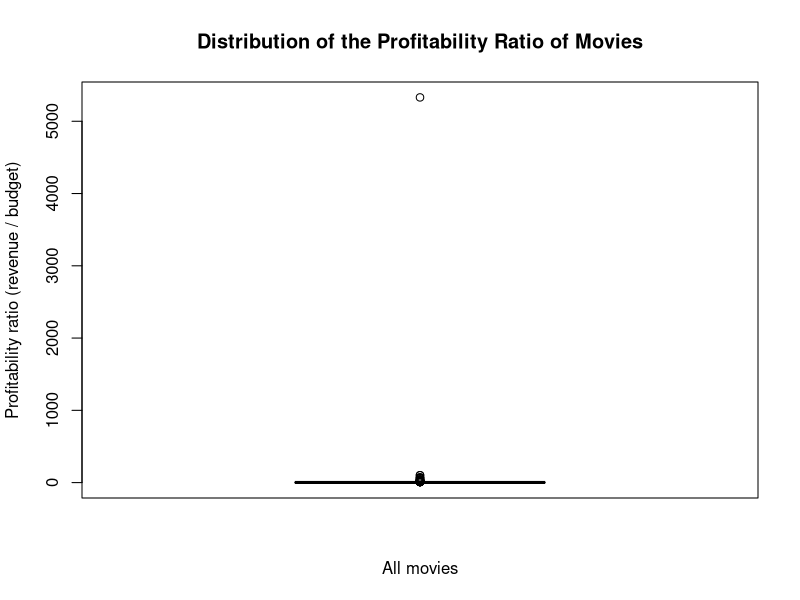
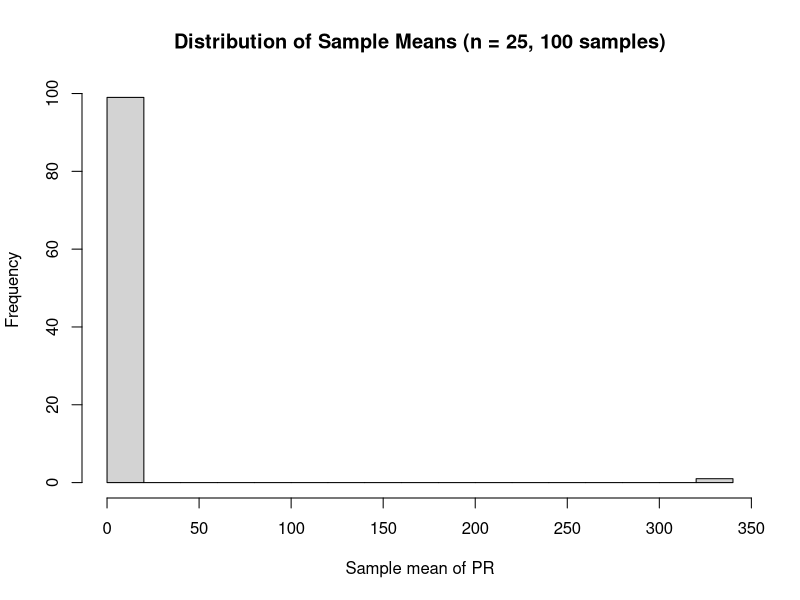
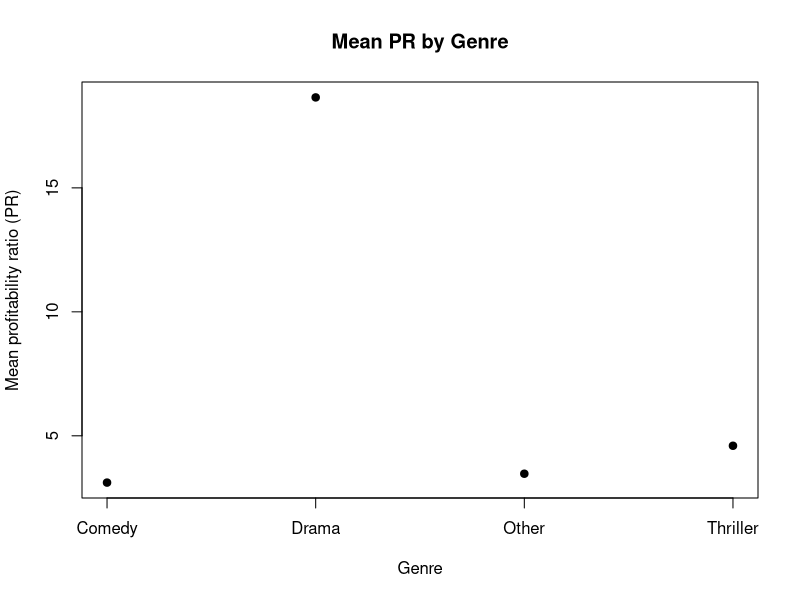
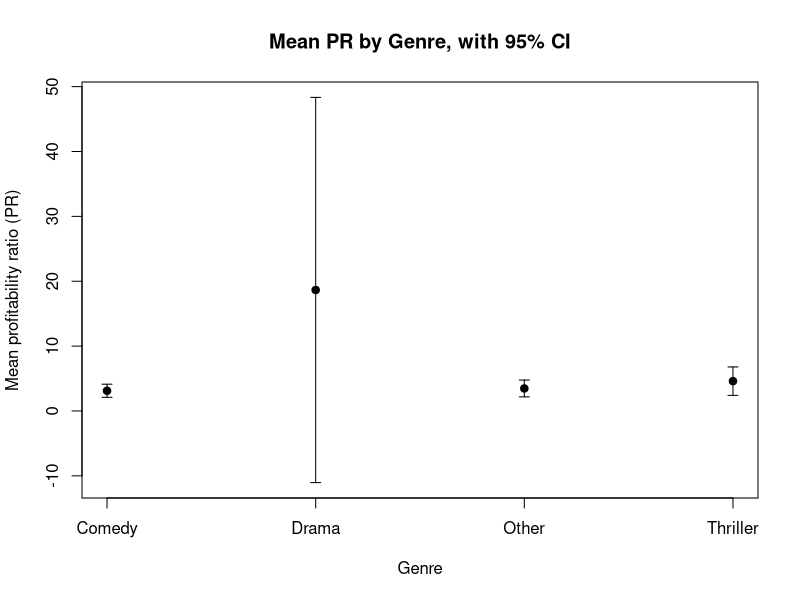
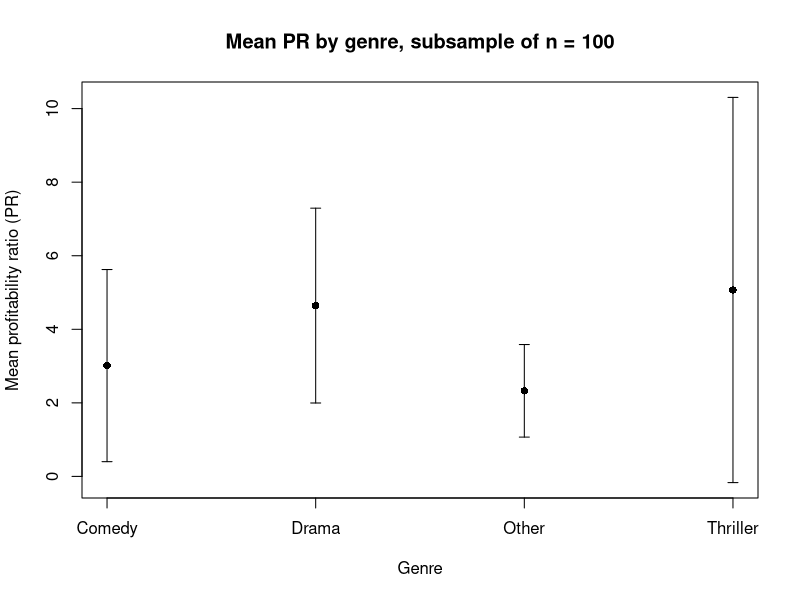
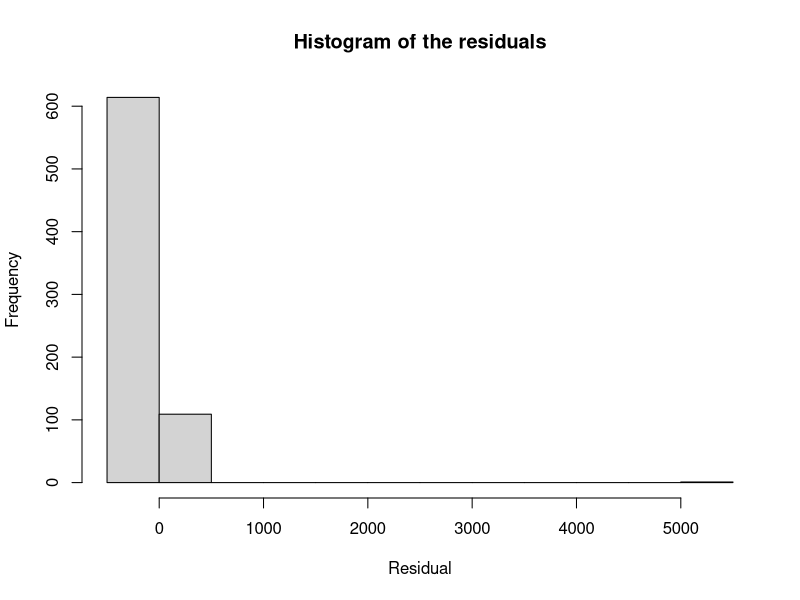
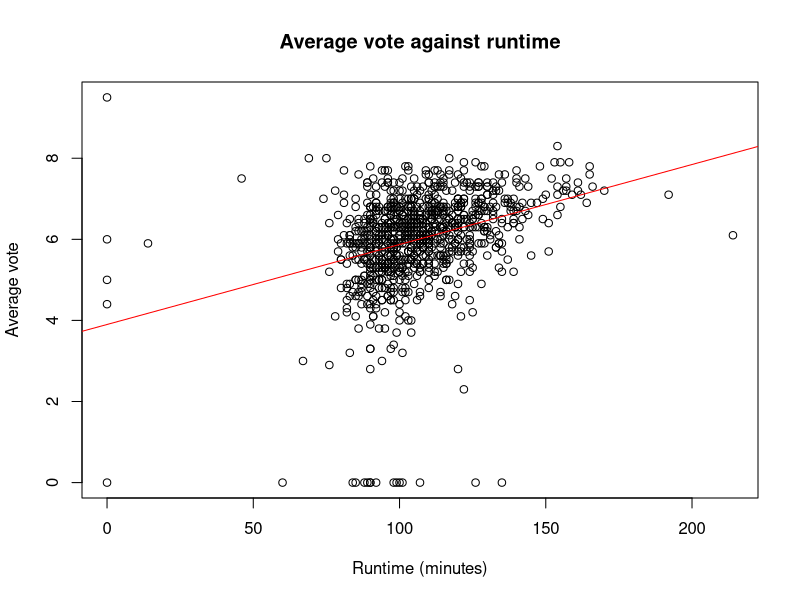
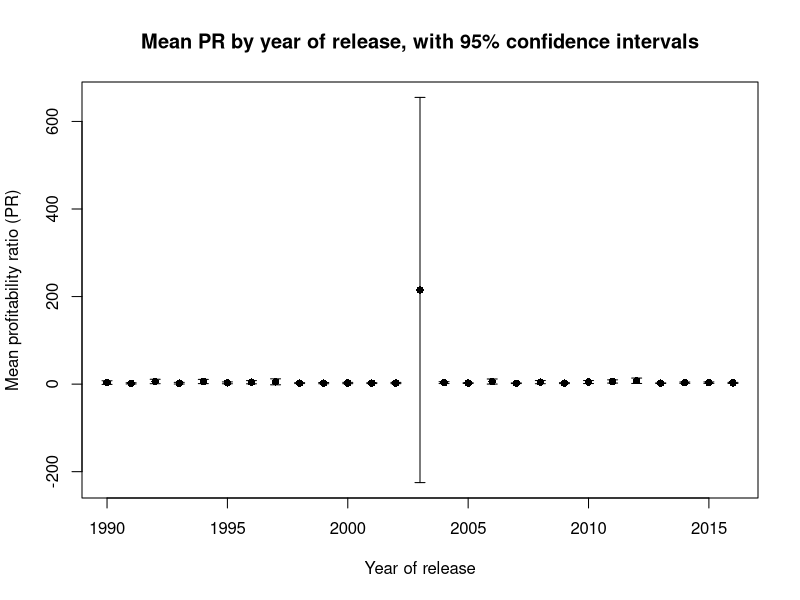

Recreate these plots in R, in order.
## ---- chunk 1
knitr::opts_chunk$set(echo = TRUE)
## ---- chunk 2
movies <- read.delim("movies5.csv")   
dim(movies)                           # 909 observations, 19 variables
length(unique(movies$index))          # 909 distinct movies = subjects
## ---- chunk 3
sapply(movies, class)
str(movies$genre)
## ---- chunk 4
movies$PR <- movies$revenue / movies$budget
mean(movies$PR, na.rm = TRUE)    # Inf
median(movies$PR, na.rm = TRUE)  # 1.85
max(movies$PR, na.rm = TRUE)     # Inf
min(movies$PR, na.rm = TRUE)     # 0

## ---- chunk 5

sum(movies$budget == 0 & movies$revenue > 0)

## ---- chunk 6

sum(movies$budget == 0 & movies$revenue == 0)   # the amount of movies which get NA
## ---- chunk 7
movies$PR[is.infinite(movies$PR)] <- NA
mean(movies$PR, na.rm = TRUE)     # 10.96897
median(movies$PR, na.rm = TRUE)   # 1.750424
max(movies$PR, na.rm = TRUE)      # 5330.339
min(movies$PR, na.rm = TRUE)      # 0


## ---- chunk 8

mean(movies$PR >= 1, na.rm = TRUE)   # 0.6395
sum(movies$PR >= 1, na.rm = TRUE)    # 463

## ---- chunk 9
boxplot(movies$PR,
        main = "Distribution of the Profitability Ratio of Movies",
        xlab = "All movies",
        ylab = "Profitability ratio (revenue / budget)")
summary(movies$PR)


## ---- chunk 10
table(movies$director_gender, useNA = "ifany")
mean(movies$director_gender == "male", na.rm = TRUE)     # 0.9049
mean(movies$director_gender == "female", na.rm = TRUE)   # 0.0951

## ---- chunk 11
pnorm(120, mean = 107, sd = 22) - pnorm(90, mean = 107, sd = 22)

## ---- chunk 12
mean(movies$runtime >= 90 & movies$runtime <= 120) 
sd(movies$runtime)

## ---- chunk 13
notmale <- movies[movies$director_gender == "female" & !is.na(movies$director_gender), ]
p_d <- mean(notmale$runtime >= 120, na.rm = TRUE)
p_d

## ---- chunk 14
mean(movies$PR, na.rm = TRUE)

## ---- chunk 15
set.seed(123)
movies_sample <- movies[sample(nrow(movies), 25), ]
mean(movies_sample$PR, na.rm = TRUE)

## ---- chunk 16
set.seed(123)
sample_means <- numeric(100)
for (i in 1:100) {
  s <- movies[sample(nrow(movies), 25), ]
  sample_means[i] <- mean(s$PR, na.rm = TRUE)
}
sample_means

## ---- chunk 17
summary(sample_means)
sd(sample_means)
hist(sample_means,
     main = "Distribution of Sample Means (n = 25, 100 samples)",
     xlab = "Sample mean of PR",
     breaks = 20)

## ---- chunk 18
thriller <- movies [movies$genre == "Thriller" & !is.na(movies$genre), ]
t.test(thriller$vote_average, conf.level = 0.99)


## ---- chunk 19

t.test(thriller$vote_average, mu = 6.5, alternative = "less")
qt(0.05, df = 126)   # critical value, -1.657

## ---- chunk 20
table(movies$first_actor_gender)


## ---- chunk 21
prop.test(649, 872, p=0.5) 


## ---- chunk 22
var(movies$PR[movies$first_actor_gender == "male"], na.rm = TRUE)
var(movies$PR[movies$first_actor_gender == "female"], na.rm = TRUE)

## ---- chunk 23
s2_f <- var(movies$PR[movies$first_actor_gender == "female"], na.rm = TRUE)
n_f  <- sum(!is.na(movies$PR[movies$first_actor_gender == "female"]))
chi  <- (n_f - 1) * s2_f / 69.36
chi                                   
qchisq(c(0.025, 0.975), df = n_f - 1)      
2 * (1 - pchisq(chi, df = n_f - 1)) 


## ---- chunk 24
top3 <- names(sort(table(movies$genre), decreasing = TRUE))[1:3]
movies$genre2 <- ifelse(movies$genre %in% top3, movies$genre, "Other")
table(movies$genre2)
## ---- chunk 25
means <- aggregate(PR ~ genre2, data = movies, FUN = mean, na.rm = TRUE)
means

plot(1:nrow(means), means$PR, xaxt = "n",
     xlab = "Genre", ylab = "Mean profitability ratio (PR)",
     main = "Mean PR by Genre",
     pch = 19)
axis(1, at = 1:nrow(means), labels = means$genre2)
## ---- chunk 26
genres <- sort(unique(movies$genre2))
means <- tapply(movies$PR, movies$genre2, mean, na.rm = TRUE)

ci <- sapply(genres, function(g) {
  x <- movies$PR[movies$genre2 == g]
  x <- x[!is.na(x)]
  qt(0.975, length(x) - 1) * sd(x) / sqrt(length(x))
})

plot(1:4, means, xaxt = "n", pch = 19,
     ylim = c(min(means - ci), max(means + ci)),
     xlab = "Genre", ylab = "Mean profitability ratio (PR)",
     main = "Mean PR by Genre, with 95% CI")
axis(1, at = 1:4, labels = genres)
arrows(1:4, means - ci, 1:4, means + ci, angle = 90, code = 3, length = 0.05)
## ---- chunk 27
set.seed(1)
movies_sub100 <- movies[sample(nrow(movies), 100), ]

genres_sub <- sort(unique(movies_sub100$genre2))
means_sub <- tapply(movies_sub100$PR, movies_sub100$genre2, mean, na.rm = TRUE)

ci_sub <- sapply(genres_sub, function(g) {
  x <- movies_sub100$PR[movies_sub100$genre2 == g]
  x <- x[!is.na(x)]
  qt(0.975, length(x) - 1) * sd(x) / sqrt(length(x))
})

plot(1:length(genres_sub), means_sub, xaxt = "n", pch = 16,
     ylim = c(min(means_sub - ci_sub), max(means_sub + ci_sub)),
     main = "Mean PR by genre, subsample of n = 100",
     xlab = "Genre",
     ylab = "Mean profitability ratio (PR)")

axis(1, at = 1:length(genres_sub), labels = genres_sub)
arrows(1:length(genres_sub), means_sub - ci_sub,
       1:length(genres_sub), means_sub + ci_sub,
       angle = 90, code = 3, length = 0.05)

means_sub
ci_sub
## ---- chunk 28
model <- lm(PR ~ budget, data = movies)
summary(model)

## ---- chunk 29
coef(model)
coef(model)[2] * 1000000   # effect of a 1 million increase in budget

## ---- chunk 30
summary(model)$coefficients 

## ---- chunk 31


## ---- chunk 32
hist(resid(model),
     main = "Histogram of the residuals",
     xlab = "Residual",
     ylab = "Frequency")

## ---- chunk 33
h <- hatvalues(model)
crit <- 2 * 2 / length(h)   # 2(k+1)/n with k = 1
crit
sum(h > crit)
max(h)

## ---- chunk 34
movies_sub <- movies[!is.na(movies$PR) & !is.na(movies$budget), ]
movies_sub <- movies_sub[hatvalues(model) <= crit, ]

model2 <- lm(PR ~ budget, data = movies_sub)
summary(model2)

## ---- chunk 35
model3 <- lm(vote_average ~ runtime, data = movies)

plot(movies$runtime, movies$vote_average,
     main = "Average vote against runtime",
     xlab = "Runtime (minutes)",
     ylab = "Average vote")
abline(model3, col = "red")

summary(model3)

## ---- chunk 36
movies$pred_vote <- predict(model3, newdata = movies)
movies$res_vote  <- movies$vote_average - movies$pred_vote

head(movies[order(-movies$res_vote), c("title", "runtime", "vote_average", "pred_vote", "res_vote")], 5)

## ---- chunk 37
years <- sort(unique(movies$release_year))

means_yr <- tapply(movies$PR, movies$release_year, mean, na.rm = TRUE)

ci_yr <- sapply(years, function(y) {
  x <- movies$PR[movies$release_year == y]
  x <- x[!is.na(x)]
  qt(0.975, length(x) - 1) * sd(x) / sqrt(length(x))
})

plot(years, means_yr, pch = 16,
     ylim = c(min(means_yr - ci_yr), max(means_yr + ci_yr)),
     main = "Mean PR by year of release, with 95% confidence intervals",
     xlab = "Year of release",
     ylab = "Mean profitability ratio (PR)")
arrows(years, means_yr - ci_yr, years, means_yr + ci_yr,
       angle = 90, code = 3, length = 0.05)

## ---- chunk 38
model_b <- lm(PR ~ log(budget) + genre2 + release_year, data = movies)
summary(model_b)

## ---- chunk 39
movies_rev <- movies[movies$budget > 0 & movies$revenue > 0, ]

model_c <- lm(revenue ~ budget + runtime + genre2 + release_year + release_month,
              data = movies_rev)
summary(model_c)

new_movie <- data.frame(budget = 40000000, runtime = 160, genre2 = "Comedy",
                        release_year = 2026, release_month = 5)

predict(model_c, newdata = new_movie, interval = "prediction", level = 0.95)

## ---- chunk 40
#WRITE YOUR CODE HERE

## ---- chunk 41
#WRITE YOUR CODE HERE
